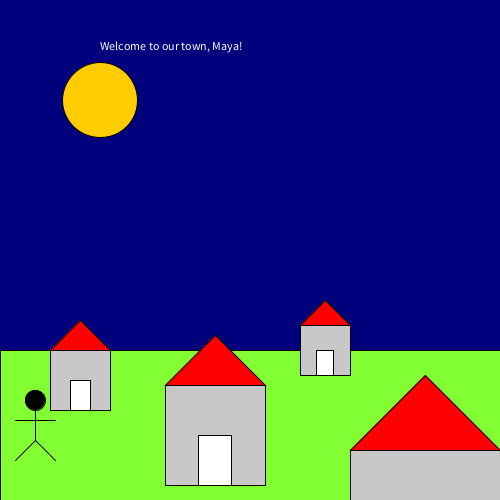
Frame 1 (no input)
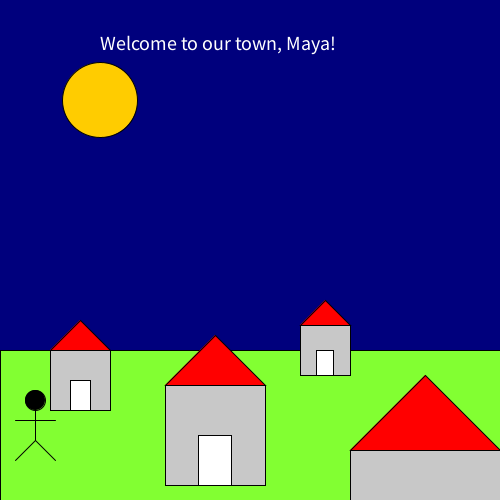
Frame 60 (the mouse pressed at the canvas centre just before this capture)
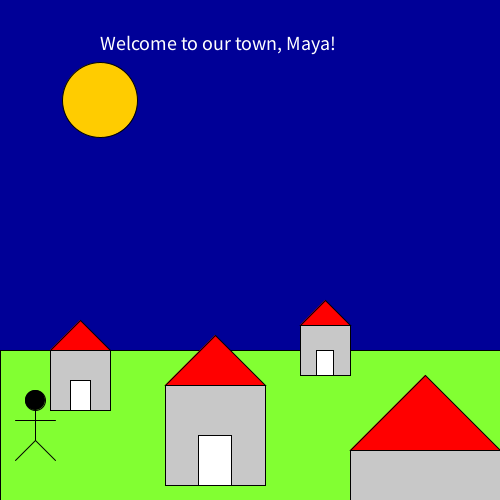
Frame 120 (the mouse held since frame 60 and released just before this capture)

The Processing sketch that drew these frames (run headless with seeded random() and noise(); from frame 60 on, the mouse is pressed at the canvas centre):

// Processing sketch: week4_homeworkNEW
// ── week4_homeworkNEW.pde
//NOTE: Got help from DT Study about changing my code so that the stars appear only when I click 
//on the moon (previously, the appeared no matter where I clicked) and with using lerp. 

// Plan: Drawing based on first homework. Draw houses all over green grass, and change color 
// of sky (time of day) depening on where your mouse is (left is night, right is day). 
// 1. Draw background (blue sky, green grass, yellow moon) 
// 2. create function (void) that draws house
// 3. create function (void) that draws person
// 4. create function (void) that draws stars
// 5. create function (float) that calculates distance from moon
// 6. use the function that calculates distance from moon in a map function that changes time
//    of day from night to day (left --> right)
// 7. create function (string) that prints "Welcome to our town!" 
// 8. create function (boolean) that says if you click on moon, stars appear
// 9. use lerp function to move person by clicking any key

int moonCenter;
int moonWidth;
int lawnHeight;
int calcDist;
String welcomeSentence;
float rand1, rand2, rand3, rand4, rand5, rand6;
boolean onThemoon;
float personx = 35;
float persony= 400;

void setup() {
  size(500, 500);
  background(70, 50, 255);
  moonCenter = int(width*.2);
  moonWidth = int(width*.15);
  lawnHeight = int(height*.3);
}

void draw() {

  //CHANGE SKY COLOR FROM LEFT --> RIGHT:
  int bgColor;
  bgColor = int(map(calcDist(moonCenter), 0, width, 75, 255));
  background(0, 0, bgColor);
  println(calcDist(moonCenter)); 

  //MOON:
  fill(255, 204, 0);
  ellipse(moonCenter, moonCenter, moonWidth, moonWidth); 

  //MAKING STARS APPEAR:
  float distance = calcDist(moonCenter);
  //println(distance);

  onThemoon = isMouseOnMoon(distance);

  //println(isMouseOnMoon(calcDist));

  //if(calcDist(moonCenter) < moonWidth/2){
  // println("works"); 
  //}

    //TWINKLEY:
    if (mousePressed == true && onThemoon) {
      fill(255, 204, 0);
      star(random(0, width), random(0, height), 5, 10, 5);
      star(random(0, width), random(0, height), 5, 10, 5);
      star(random(0, width), random(0, height), 5, 10, 5);
    }
  
    //REGULAR:
    //fill(255, 204, 0);
    //star(rand1, rand2, 5, 10, 5);
    //star(rand3, rand4, 5, 10, 5);
    //star(rand5, rand6, 5, 10, 5);

  //LAWN: 
  fill(130, 255, 50);
  rect(0, int(width-lawnHeight), width, lawnHeight);

  //DRAW HOUSES:
  house(width*.6, height*.65, 50, 50);
  house(width*.1, height*.7, 60, 60);
  house(width*.33, height*.77, 100, 100);
  house(width*.7, height*.9, 150, 150);

  //DRAW PERSON:
  if (keyPressed) {
    float lerpValue =lerp(0, width, 0.5);
    personx = lerpValue;
  }
  person(personx, persony, 40);

  //PRINT WELCOME SENTENCE:
  fill(255);
  //textMode(CENTER); IS THIS A THING? IT'S NOT DOING ANYTHING LOL
  text(welcomeSentence("Maya"), 100, 50);
  textSize(20);
}


//FUNCTION FOR CALCULATING DISTANCE FROM CENTER OF MOON; RETURNS FLOAT
float calcDist(float moonCenter) {
  float dist = dist(mouseX, mouseY, moonCenter, moonCenter);
  return dist;
}

//BOOLEAN FUNCTION FOR WHETHER MOUSE IS ON MOON OR NOT
boolean isMouseOnMoon(float dist) {
  if (dist < moonWidth/2) {
    return true;
  } else {
    return false;
  }
}

//FUNCTION FOR CALCULATING MULTIPLICATION (INT)
//Don't really have a use for this but I included it just for practice!
//int multiply(int a, int b){
//  int product = a*b;
//  return product;
//}

//FUNCTION FOR CREATING HOUSE
void house(float x1, float y1, float houseWidth, float houseHeight) {
  fill(200);
  rect(x1, y1, houseWidth, houseHeight);
  fill(255);
  rectMode(CENTER);
  rect(x1+(houseWidth/2), y1+(houseHeight*.75), houseWidth/3, houseHeight*.5);
  rectMode(CORNER);
  fill(255, 0, 0);
  triangle(x1, y1, x1+(houseWidth/2), y1-(houseHeight/2), x1+houseWidth, y1);
}

//FUNCTION FOR CREATING PERSON
void person(float headCenterX, float headCenterY, float personHeight) {
  fill(0);
  //head
  ellipse(headCenterX, headCenterY, 20, 20);
  //body
  line(headCenterX, headCenterY, headCenterX, headCenterY+personHeight);
  //arms
  line(headCenterX-20, headCenterY+(personHeight/2), headCenterX+20, headCenterY+(personHeight/2));
  //legs
  line(headCenterX, headCenterY+personHeight, headCenterX-20, headCenterY+personHeight+20);
  line(headCenterX, headCenterY+personHeight, headCenterX+20, headCenterY+personHeight+20);
}

//FUNCTION FOR DRAWING STAR; TAKEN FROM PROCESSING'S EXAMPLE OF A STAR!!!!
void star(float x, float y, float radius1, float radius2, int npoints) {
  float angle = TWO_PI / npoints;
  float halfAngle = angle/2.0;
  beginShape();
  for (float a = 0; a < TWO_PI; a += angle) {
    float sx = x + cos(a) * radius2;
    float sy = y + sin(a) * radius2;
    vertex(sx, sy);
    sx = x + cos(a+halfAngle) * radius1;
    sy = y + sin(a+halfAngle) * radius1;
    vertex(sx, sy);
  }
  endShape(CLOSE);
}

//FUNCTION FOR WELCOME SENTENCE
String welcomeSentence (String name) {
  String a = "Welcome to our town, " + name + "!";
  return a;
}

//IF YOU CLICK ON MOON, STARS WILL APPEAR IN RANDOM LOCATIONS. 
//ONLY NEEDED FOR REGULAR STARS, NOT TWINKELY
//void mousePressed() {

//  if (onThemoon) {
//    rand1 = random(0, width);
//    rand2 = random(0, height*.7);
//    rand3 = random(0, width);
//    rand4 = random(0, height*.7);
//    rand5 = random(0, width);
//    rand6 = random(0, height*.7);
//  }


  // FIGURED OUT WHY THIS DOESN'T WORK! YAY :) 
  //if (isMouseOnMoon(calcDist) == true) {
  //  fill(255, 204, 0);
  //  star(random(0, width), random(0, height), 5, 10, 5);
  //  star(random(0, width), random(0, height), 5, 10, 5);
  //  star(random(0, width), random(0, height), 5, 10, 5);
  //}
//}
